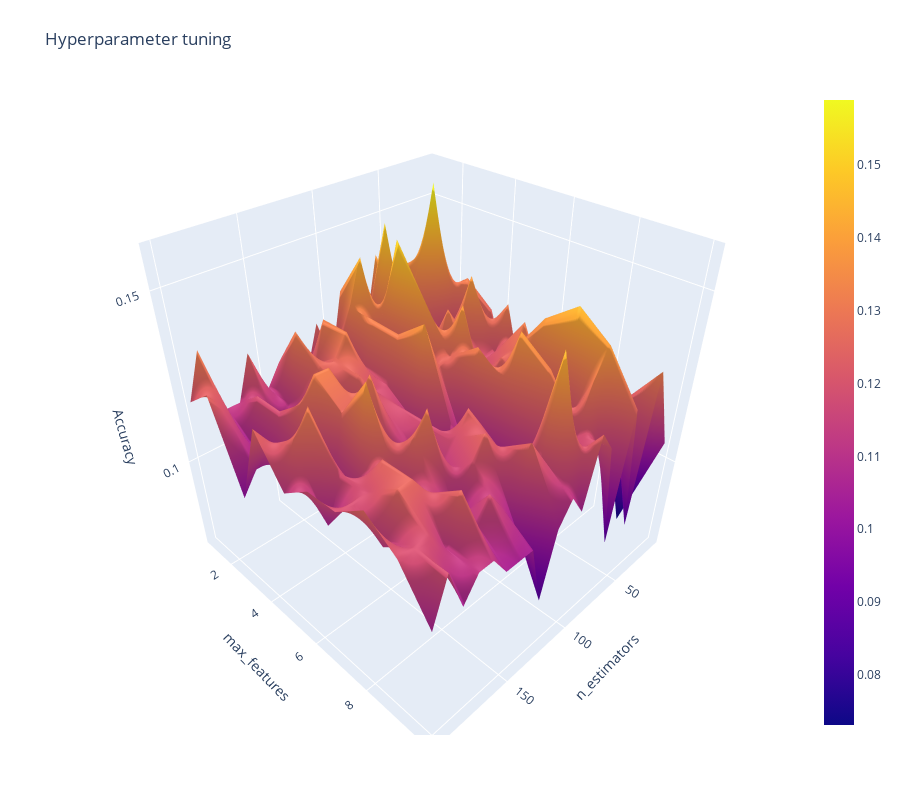

Notebook source saved alongside this figure:
### Markdown cell above
### 3D Surface Plot

### Code cell
import plotly.graph_objects as go


fig = go.Figure(data= [go.Surface(z=z, y=y, x=x)], layout=layout )
fig.update_layout(title='Hyperparameter tuning',
                  scene = dict(
                    xaxis_title='n_estimators',
                    yaxis_title='max_features',
                    zaxis_title='Accuracy'),
                  autosize=False,
                  width=900, height=800,
                  margin=dict(l=65, r=50, b=65, t=90))
fig.show()

### Figure 1 — Plotly figure (JSON) as saved in the notebook; plotly's stock layout.template omitted (floating-point values rounded to 4 significant figures; data arrays with more than 128 entries replaced by an {"elided": "..."} marker saying what was removed)
{"data": [{"type": "surface", "x": [10, 20, 30, 40, 50, 60, 70, 80, 90, 100, 110, 120, 130, 140, 150, 160, 170, 180, 190, 200], "y": [1, 2, 3, 4, 5, 6, 7, 8, 9, 10], "z": {"elided": "10x20 float values"}}], "layout": {"autosize": false, "height": 800, "margin": {"b": 65, "l": 65, "r": 50, "t": 90}, "scene": {"xaxis": {"title": {"text": "n_estimators"}}, "yaxis": {"title": {"text": "max_features"}}, "zaxis": {"title": {"text": "Accuracy"}}}, "title": {"text": "Hyperparameter tuning"}, "width": 900, "xaxis": {"title": {"text": "n_estimators"}}, "yaxis": {"title": {"text": "max_features"}}}}
